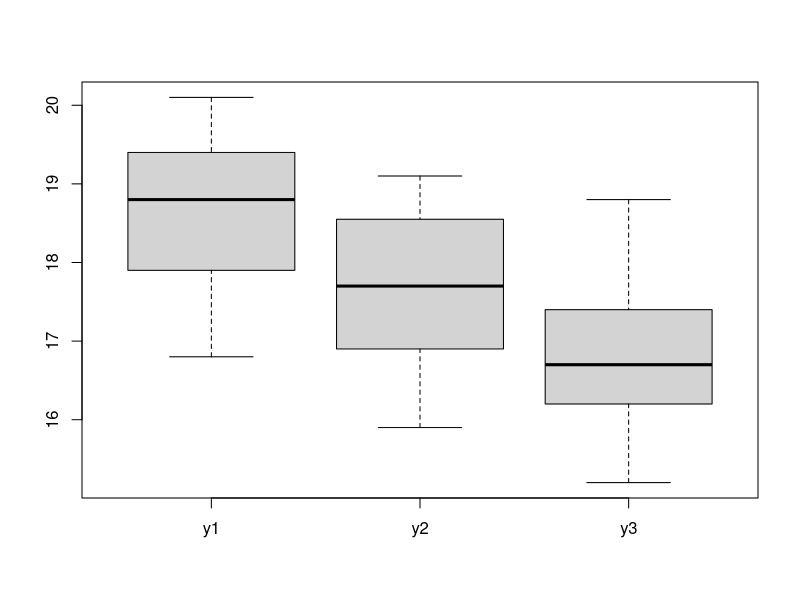

Here is the R script that generated this plot: (Note: this script raises an error after producing the figure.)
y1 = c(18.2, 20.1, 17.6, 16.8, 18.8, 19.7, 19.1) 
y2 = c(17.4, 18.7, 19.1, 16.4, 15.9, 18.4, 17.7)
y3 = c(15.2, 18.8, 17.7, 16.5, 15.9, 17.1, 16.7)
scores = data.frame(y1, y2, y3)
scores
boxplot(scores)
scores=stack(scores)
names(scores)
scores
oneway.test(values ~ ind, data=scores, var.equal = T)
grades=c(18.2, 20.1, 17.6, 16.8, 18.8, 19.7, 19.1, 17.4,
        18.7, 19.1, 16.4, 15.9, 18.4, 17.7, 15.2, 18.8, 17.7, 
        16.5, 15.9, 17.1, 16.7)
class=c(rep("A",7), rep("B",7), rep("C",7)) 
school = data.frame(grades, class) 
plot(grades~class, data = school)
results = aov(grades ~ class, data = school)
summary(results)
pairwise.t.test(grades, class, p.adjust.method = "bonferroni")
